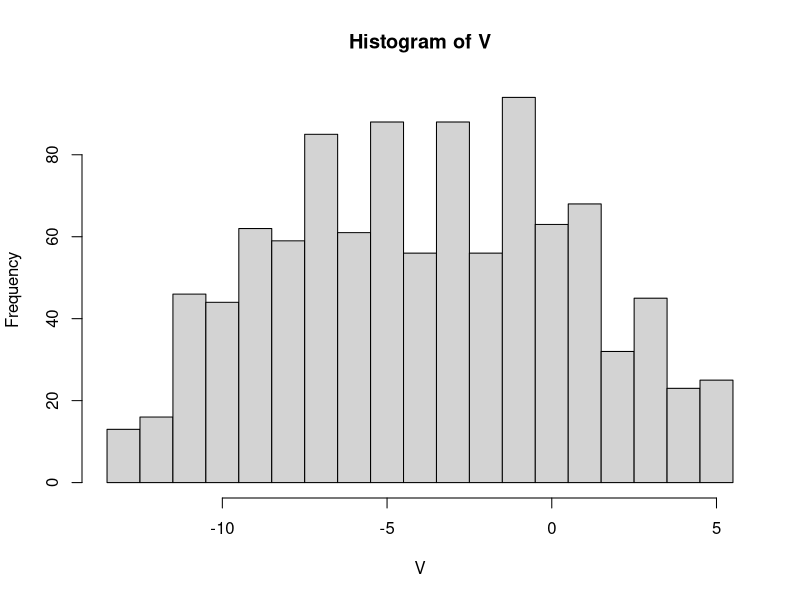
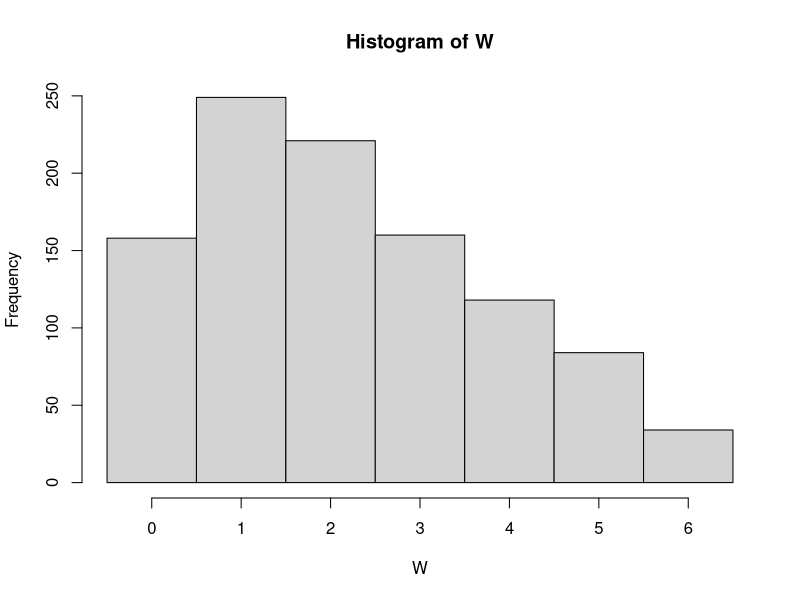

Recreate these plots in R, in order.
## ---- chunk 1
knitr::opts_chunk$set(echo = FALSE)
knitr::opts_chunk$set(comment=NA)
## ---- chunk 2
table <- matrix(c("1/49", "1/49", "2/49", "2/49", "3/49", "3/49", "4/49", "3/49", "4/49", "3/49", "4/49", "3/49", "4/49", "3/49", "3/49", "2/49", "2/49", "1/49", "1/49"), ncol=19, byrow=TRUE)
colnames(table) <- c("-13", "-12", "-11", "-10", "-9", "-8", "-7", "-6", "-5", "-4", "-3", "-2", "-1", "0", "1", "2", "3", "4", "5")
rownames(table) <- c("p.m.f.")
table <- as.table(table)
table
## ---- chunk 3
X <- sample(1:7, 1024, replace=T)
Y <- sample(1:7, 1024, replace=T)
V = X - 2*Y
hist(V, breaks=c(-13.5, -12.5, -11.5, -10.5, -9.5, -8.5, -7.5, -6.5, -5.5, -4.5, -3.5, -2.5, -1.5, -0.5, 0.5, 1.5, 2.5, 3.5, 4.5, 5.5), prob=F)
## ---- chunk 4
mean(V)
## ---- chunk 5
var(V)
## ---- chunk 6
wTab <- matrix(c("7/49", "12/49", "10/49", "8/49", "6/49", "4/49", "2/49"), ncol=7, byrow=T) 
colnames(wTab) <- c("0", "1", "2", "3", "4", "5", "6")
rownames(wTab) <- c("p.m.f.")
wTab <- as.table(wTab)
wTab
## ---- chunk 7
X <- sample(1:7, 1024, replace=T)
Y <- sample(1:7, 1024, replace=T)
W = abs(X - Y)
hist(W, breaks=c(-0.5, 0.5, 1.5, 2.5, 3.5, 4.5, 5.5, 6.5), prob=F)
## ---- chunk 8
mean(W)
## ---- chunk 9
var(W)
